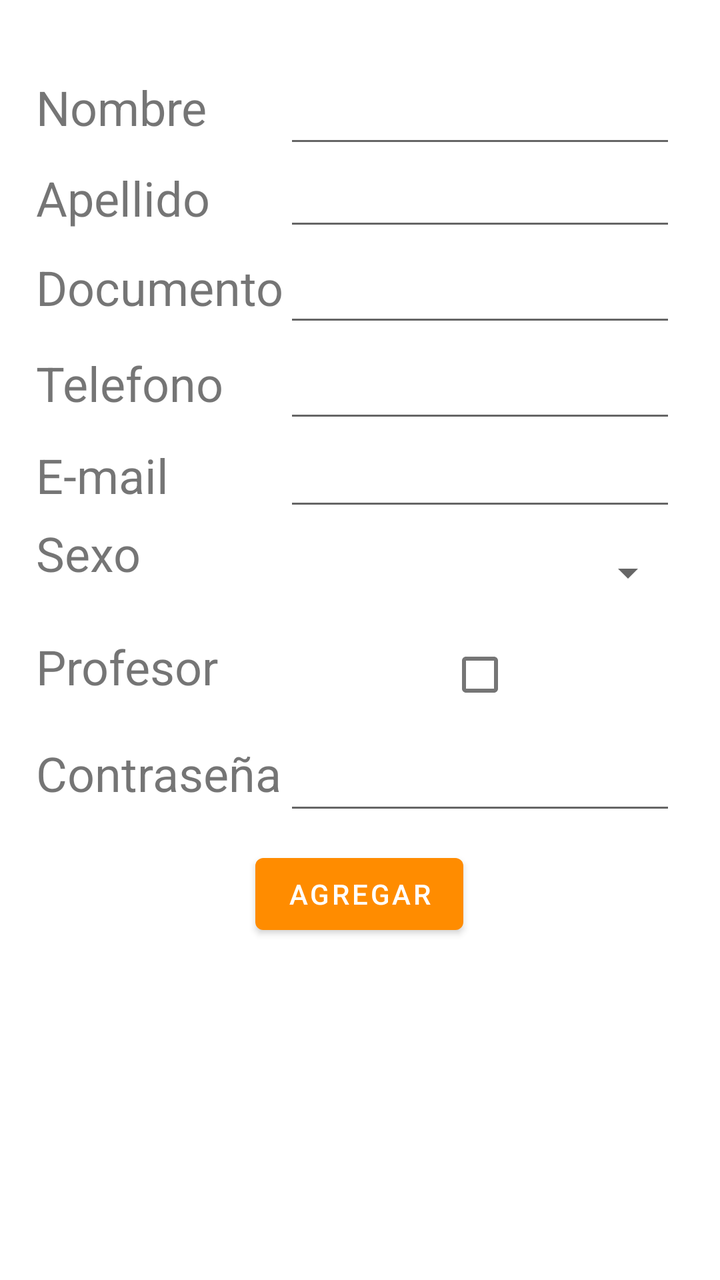
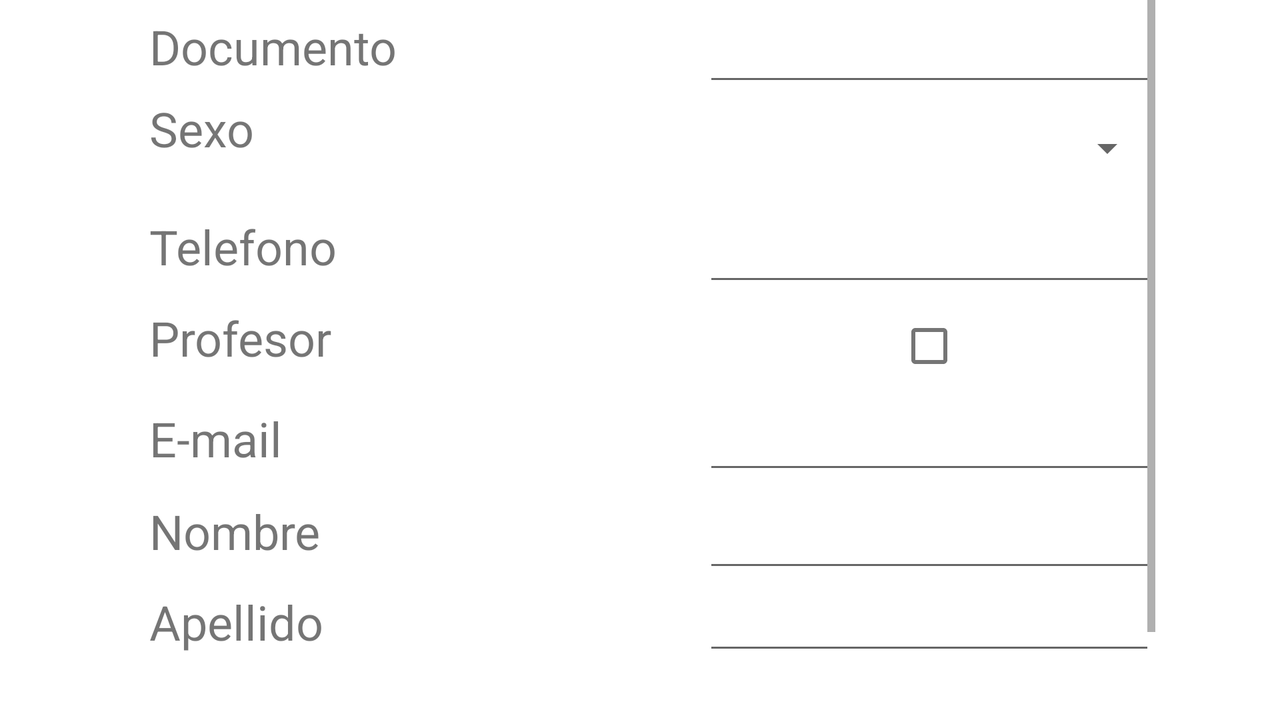

First picture: res/layout/ on a phone held upright. Second picture: the repository's own variant of that layout, on a device whose configuration matches the variant's folder. Source for both follows.
<!-- AndroidManifest.xml: application theme Theme.PalestraFitness -->
<!-- res/layout/fragment_agregar.xml -->
<?xml version="1.0" encoding="utf-8"?>
<androidx.constraintlayout.widget.ConstraintLayout xmlns:android="http://schemas.android.com/apk/res/android"
    xmlns:app="http://schemas.android.com/apk/res-auto"
    xmlns:tools="http://schemas.android.com/tools"
    android:id="@+id/frameLayout"
    android:layout_width="match_parent"
    android:layout_height="match_parent"
    tools:context=".ui.administration.PestañaAgregar">


    <TableLayout
        android:id="@+id/tableLayout"
        android:layout_width="323dp"
        android:layout_height="377dp"
        android:layout_marginStart="12dp"
        android:layout_marginTop="30dp"
        android:layout_marginEnd="13dp"
        android:gravity="center"
        app:layout_constraintEnd_toEndOf="parent"
        app:layout_constraintStart_toStartOf="parent"
        app:layout_constraintTop_toTopOf="parent">

        <TableRow
            android:layout_width="163dp"
            android:layout_height="match_parent">

            <TextView
                android:id="@+id/textView5"
                android:layout_width="wrap_content"
                android:layout_height="wrap_content"
                android:layout_column="0"
                android:text="Nombre"
                android:textSize="24sp" />

            <EditText
                android:id="@+id/nombre"
                android:layout_width="173dp"
                android:layout_height="49dp"
                android:layout_column="1"
                android:ems="10"
                android:inputType="textPersonName"
                tools:layout_editor_absoluteX="147dp"
                tools:layout_editor_absoluteY="62dp" />

        </TableRow>

        <TableRow
            android:layout_width="match_parent"
            android:layout_height="match_parent">

            <TextView
                android:id="@+id/textView6"
                android:layout_width="wrap_content"
                android:layout_height="wrap_content"
                android:text="Apellido"
                android:textSize="24sp" />

            <EditText
                android:id="@+id/apellido"
                android:layout_width="196dp"
                android:layout_height="wrap_content"
                android:ems="10"
                android:inputType="textPersonName" />

        </TableRow>

        <TableRow
            android:layout_width="match_parent"
            android:layout_height="match_parent">

            <TextView
                android:id="@+id/textView7"
                android:layout_width="wrap_content"
                android:layout_height="wrap_content"
                android:text="Documento"
                android:textSize="24sp" />

            <EditText
                android:id="@+id/documento"
                android:layout_width="150dp"
                android:layout_height="48dp"
                android:ems="10"
                android:inputType="numberSigned" />

        </TableRow>

        <TableRow
            android:layout_width="match_parent"
            android:layout_height="match_parent">

            <TextView
                android:id="@+id/textView3"
                android:layout_width="wrap_content"
                android:layout_height="wrap_content"
                android:text="Telefono"
                android:textSize="24sp" />

            <EditText
                android:id="@+id/telefono"
                android:layout_width="150dp"
                android:layout_height="48dp"
                android:ems="10"
                android:inputType="phone" />
        </TableRow>

        <TableRow
            android:layout_width="match_parent"
            android:layout_height="match_parent">

            <TextView
                android:id="@+id/textView4"
                android:layout_width="wrap_content"
                android:layout_height="wrap_content"
                android:text="E-mail"
                android:textSize="24sp" />

            <EditText
                android:id="@+id/email"
                android:layout_width="150dp"
                android:layout_height="44dp"
                android:ems="10"
                android:inputType="textEmailAddress" />
        </TableRow>

        <TableRow
            android:layout_width="match_parent"
            android:layout_height="match_parent">

            <TextView
                android:id="@+id/textView8"
                android:layout_width="wrap_content"
                android:layout_height="wrap_content"
                android:text="Sexo"
                android:textSize="24sp" />

            <Spinner
                android:id="@+id/genero"
                android:layout_width="150dp"
                android:layout_height="52dp"
                android:entries="@array/items" />
        </TableRow>

        <TableRow
            android:layout_width="match_parent"
            android:layout_height="match_parent">

            <TextView
                android:id="@+id/textView9"
                android:layout_width="wrap_content"
                android:layout_height="wrap_content"
                android:text="Profesor"
                android:textSize="24sp" />

            <CheckBox
                android:id="@+id/profesor"
                android:layout_width="46dp"
                android:layout_height="50dp" />
        </TableRow>

        <TableRow
            android:layout_width="match_parent"
            android:layout_height="match_parent">

            <TextView
                android:id="@+id/textView10"
                android:layout_width="wrap_content"
                android:layout_height="wrap_content"
                android:text="Contraseña"
                android:textSize="24sp" />

            <EditText
                android:id="@+id/contrasena"
                android:layout_width="150dp"
                android:layout_height="50dp"
                android:ems="10"
                android:inputType="textPassword"
                tools:ignore="TouchTargetSizeCheck" />

        </TableRow>

    </TableLayout>

    <Button
        android:id="@+id/botonAgregar"
        android:layout_width="wrap_content"
        android:layout_height="wrap_content"
        android:layout_marginStart="153dp"
        android:layout_marginTop="16dp"
        android:layout_marginEnd="154dp"
        android:text="Agregar"
        app:layout_constraintEnd_toEndOf="parent"
        app:layout_constraintStart_toStartOf="parent"
        app:layout_constraintTop_toBottomOf="@+id/tableLayout" />

    <TextView
        android:id="@+id/errorAgregar"
        android:layout_width="277dp"
        android:layout_height="30dp"
        android:text="Faltan completar campos"
        android:textColor="#FF1414"
        android:textSize="20sp"
        android:visibility="invisible"
        app:layout_constraintEnd_toEndOf="parent"
        app:layout_constraintStart_toStartOf="parent"
        app:layout_constraintTop_toBottomOf="@+id/botonAgregar" />

</androidx.constraintlayout.widget.ConstraintLayout>
<!-- resources referenced by this layout -->
<resources>
  <style name="Theme.PalestraFitness" parent="Theme.MaterialComponents.DayNight.DarkActionBar">
          
          <item name="colorPrimary">#FF8C00</item>
          <item name="colorPrimaryVariant">#FF8C00</item>
          <item name="colorOnPrimary">@color/white</item>
          
          <item name="colorSecondary">@color/teal_200</item>
          <item name="colorSecondaryVariant">@color/teal_700</item>
          <item name="colorOnSecondary">@color/black</item>
          
          <item name="android:statusBarColor" tools:targetApi="l">?attr/colorPrimaryVariant</item>
          
      </style>
</resources>
<!-- res/layout-land/fragment_agregar.xml (the repository's variant of the layout above) -->
<!-- drawn on the phone turned sideways -->
<?xml version="1.0" encoding="utf-8"?>
<androidx.constraintlayout.widget.ConstraintLayout xmlns:android="http://schemas.android.com/apk/res/android"
    xmlns:app="http://schemas.android.com/apk/res-auto"
    xmlns:tools="http://schemas.android.com/tools"
    android:id="@+id/frameLayout"
    android:layout_width="match_parent"
    android:layout_height="match_parent"
    tools:context=".ui.administration.PestañaAgregar">


    <HorizontalScrollView
        android:layout_width="wrap_content"
        android:layout_height="match_parent"
        android:fillViewport="true"
        app:layout_constraintBottom_toBottomOf="parent"
        app:layout_constraintEnd_toEndOf="parent"
        app:layout_constraintStart_toStartOf="parent"
        app:layout_constraintTop_toTopOf="parent">

        <ScrollView
            android:layout_width="wrap_content"
            android:layout_height="match_parent"
            android:fillViewport="true">

            <TableLayout
                android:id="@+id/tableLayout"
                android:layout_width="match_parent"
                android:layout_height="match_parent"
                android:layout_marginStart="12dp"
                android:gravity="center">

                <TableRow
                    android:layout_width="match_parent"
                    android:layout_height="match_parent">

                    <TextView
                        android:id="@+id/textView7"
                        android:layout_width="wrap_content"
                        android:layout_height="wrap_content"
                        android:text="Documento"
                        android:textSize="24sp" />

                    <EditText
                        android:id="@+id/documento"
                        android:layout_width="226dp"
                        android:layout_height="48dp"
                        android:ems="10"
                        android:inputType="numberSigned" />

                </TableRow>

                <TableRow
                    android:layout_width="match_parent"
                    android:layout_height="match_parent">

                    <TextView
                        android:id="@+id/textView8"
                        android:layout_width="wrap_content"
                        android:layout_height="wrap_content"
                        android:text="Sexo"
                        android:textSize="24sp" />

                    <Spinner
                        android:id="@+id/genero"
                        android:layout_width="150dp"
                        android:layout_height="52dp"
                        android:entries="@array/items" />
                </TableRow>

                <TableRow
                    android:layout_width="match_parent"
                    android:layout_height="match_parent">

                    <TextView
                        android:id="@+id/textView3"
                        android:layout_width="wrap_content"
                        android:layout_height="wrap_content"
                        android:text="Telefono"
                        android:textSize="24sp" />

                    <EditText
                        android:id="@+id/telefono"
                        android:layout_width="226dp"
                        android:layout_height="48dp"
                        android:ems="10"
                        android:inputType="phone" />
                </TableRow>

                <TableRow
                    android:layout_width="match_parent"
                    android:layout_height="match_parent">

                    <TextView
                        android:id="@+id/textView9"
                        android:layout_width="wrap_content"
                        android:layout_height="wrap_content"
                        android:text="Profesor"
                        android:textSize="24sp" />

                    <CheckBox
                        android:id="@+id/profesor"
                        android:layout_width="46dp"
                        android:layout_height="50dp" />
                </TableRow>

                <TableRow
                    android:layout_width="match_parent"
                    android:layout_height="match_parent">

                    <TextView
                        android:id="@+id/textView4"
                        android:layout_width="wrap_content"
                        android:layout_height="wrap_content"
                        android:text="E-mail"
                        android:textSize="24sp" />

                    <EditText
                        android:id="@+id/email"
                        android:layout_width="226dp"
                        android:layout_height="44dp"
                        android:ems="10"
                        android:inputType="textEmailAddress" />
                </TableRow>

                <TableRow
                    android:layout_width="match_parent"
                    android:layout_height="match_parent">

                    <TextView
                        android:id="@+id/textView5"
                        android:layout_width="wrap_content"
                        android:layout_height="wrap_content"
                        android:layout_column="0"
                        android:text="Nombre"
                        android:textSize="24sp" />

                    <EditText
                        android:id="@+id/nombre"
                        android:layout_width="226dp"
                        android:layout_height="49dp"
                        android:layout_column="1"
                        android:ems="10"
                        android:inputType="textPersonName"
                        tools:layout_editor_absoluteX="147dp"
                        tools:layout_editor_absoluteY="62dp" />

                </TableRow>

                <TableRow
                    android:layout_width="match_parent"
                    android:layout_height="match_parent">

                    <TextView
                        android:id="@+id/textView6"
                        android:layout_width="wrap_content"
                        android:layout_height="wrap_content"
                        android:text="Apellido"
                        android:textSize="24sp" />

                    <EditText
                        android:id="@+id/apellido"
                        android:layout_width="226dp"
                        android:layout_height="wrap_content"
                        android:ems="10"
                        android:inputType="textPersonName" />

                </TableRow>

                <TableRow
                    android:layout_width="match_parent"
                    android:layout_height="match_parent">

                    <TextView
                        android:id="@+id/errorAgregar"
                        android:layout_width="277dp"
                        android:layout_height="30dp"
                        android:text="Revise los campos incorrectos"
                        android:textColor="#FF1414"
                        android:textSize="20sp"
                        android:visibility="invisible" />
                </TableRow>

                <TableRow
                    android:layout_width="match_parent"
                    android:layout_height="match_parent">

                    <Button
                        android:id="@+id/botonAgregar"
                        android:layout_width="match_parent"
                        android:layout_height="match_parent"
                        android:layout_marginStart="153dp"
                        android:layout_marginTop="0dp"
                        android:layout_marginEnd="154dp"
                        android:layout_span="2"
                        android:text="Agregar" />

                </TableRow>

            </TableLayout>
        </ScrollView>
    </HorizontalScrollView>

</androidx.constraintlayout.widget.ConstraintLayout>
